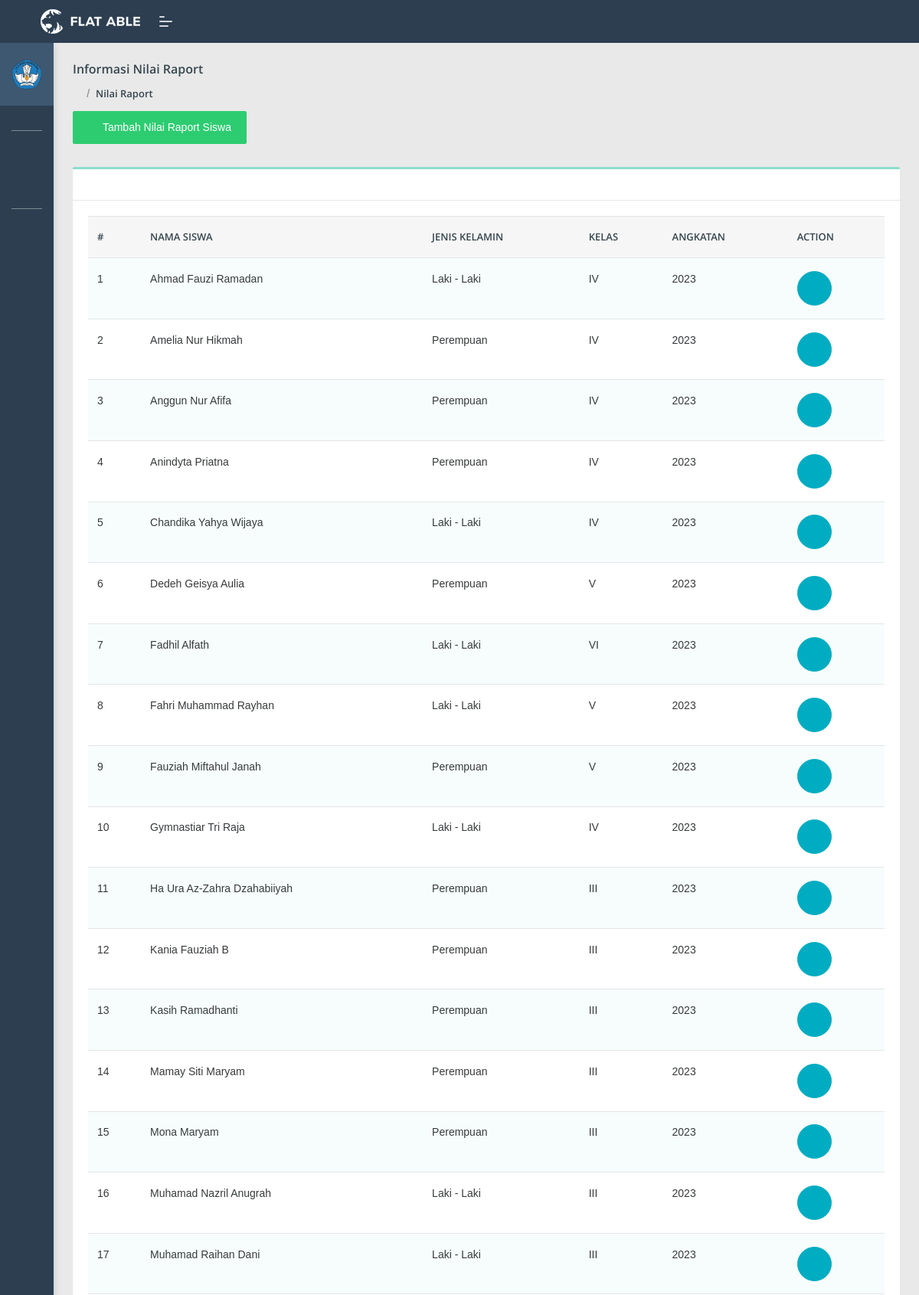
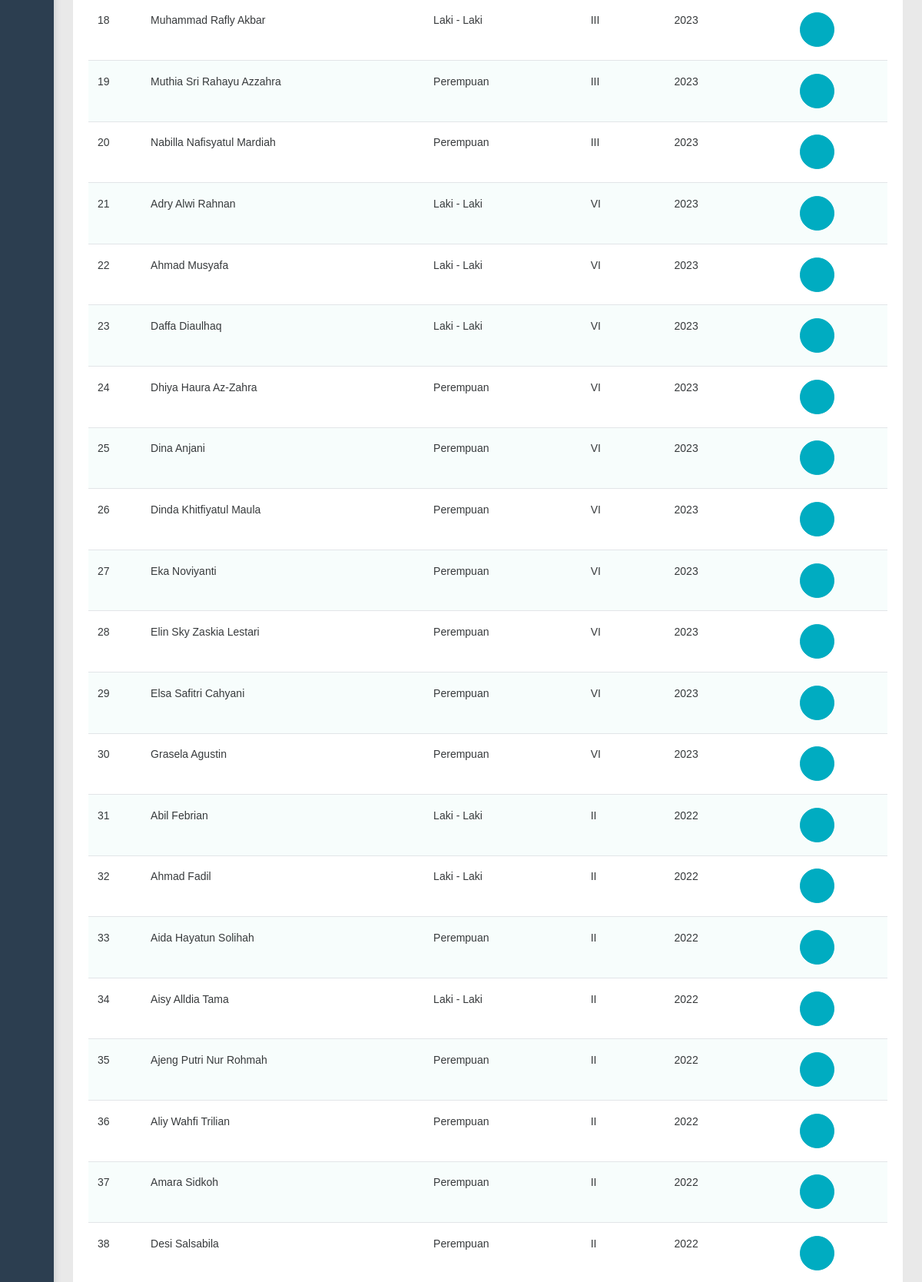
/WaliKelas/cNilaiSiswa (signed in, upper part), run on the app's committed database (2 pictures, top to bottom).
### tables this page shows
CREATE TABLE `nilai_raport` (
  `id_nilai` int(11) NOT NULL,
  `id_siswa` int(11) NOT NULL,
  `mata_pelajaran` varchar(50) NOT NULL,
  `nilai` varchar(15) NOT NULL
);

CREATE TABLE `analisis_siswa` (
  `id_siswa` int(11) NOT NULL,
  `id_user` int(11) NOT NULL,
  `id_raport` int(11) NOT NULL DEFAULT 0,
  `id_keaktifan` int(11) NOT NULL DEFAULT 0,
  `id_absensi` int(11) NOT NULL DEFAULT 0,
  `id_kepribadian` int(11) NOT NULL DEFAULT 0,
  `id_kejuaraan` int(11) NOT NULL DEFAULT 0,
  `nama_siswa` varchar(125) NOT NULL,
  `kelas` varchar(11) NOT NULL,
  `angkatan` int(11) NOT NULL,
  `jk` varchar(20) NOT NULL,
  `hasil` varchar(10) DEFAULT '0'
);

### application/controllers/WaliKelas/cNilaiSiswa.php (called while the page is built, shortened)
<?php
class cNilaiSiswa extends CI_Controller
{
	public function __construct()
	{
		$this->load->model('mSiswa');
		$this->load->model('mNilaiSiswa');
	}
	public function index()
	{
		$data = array(
			'siswa' => $this->mSiswa->selectSiswa(),
			'nilai_siswa' => $this->mNilaiSiswa->select()
		);
		$this->load->view('WaliKelas/Layouts/head');
		$this->load->view('WaliKelas/Layouts/header');
		$this->load->view('WaliKelas/NilaiRaport/vNilaiRaport', $data);
		$this->load->view('WaliKelas/Layouts/footer');
	}
}

### index.php (called while the page is built, shortened)
<?php
require_once BASEPATH.'core/CodeIgniter.php';

### application/models/mSiswa.php (called while the page is built, shortened)
<?php
class mSiswa extends CI_Model
{
	public function selectSiswa()
	{
		$this->db->select('*');
		$this->db->from('analisis_siswa');
		$this->db->where('id_user', $this->session->userdata('id'));
		return $this->db->get()->result();
	}
}

### application/models/mNilaiSiswa.php (called while the page is built, shortened)
<?php
class mNilaiSiswa extends CI_Model
{
	public function select()
	{
		$this->db->select('*');
		$this->db->from('nilai_raport');
		$this->db->join('analisis_siswa', 'nilai_raport.id_siswa = analisis_siswa.id_siswa', 'left');
		$this->db->group_by('nilai_raport.id_siswa');
		return $this->db->get()->result();
	}
}

### application/views/WaliKelas/NilaiRaport/vNilaiRaport.php (the view, shortened to what this page needs)
<section class="pcoded-main-container">
	<div class="pcoded-content">
		<div class="page-header">
			<div class="page-block">
				<div class="row align-items-center">
					<div class="col-md-12">
						<div class="page-header-title">
							<h5 class="m-b-10"> Informasi Nilai Raport</h5>
						</div>
						<ul class="breadcrumb">
							<li class="breadcrumb-item"><a href="<?= base_url('WaliKelas/cDasboardWaliKelas') ?>"><i class="feather icon-home"></i></a></li>
							<li class="breadcrumb-item"><a href="<?= base_url('WaliKelas/cAnalisis') ?>">Nilai Raport</a></li>
						</ul>
						<button type="button" class="btn btn-success mt-3" data-toggle="modal" data-target="#exampleModalLive"><i class="feather mr-2 icon-plus-circle"></i>Tambah Nilai Raport Siswa</button>
					</div>
				</div>
			</div>
		</div>
		<div class="row">
			<div class="col-xl-12">
				<div class="card">
					<div class="card-header">
					</div>
					<div class="card-body table-border-style">
						<div class="table-responsive">
							<table class="table table-striped">
								<thead>
									<tr>
										<th>#</th>
										<th>Nama Siswa</th>
										<th>Jenis Kelamin</th>
										<th>Kelas</th>
										<th>Angkatan</th>
										<th>Action</th>
									</tr>
								</thead>
								<tbody>
									<?php
									$no = 1;
									foreach ($nilai_siswa as $key => $value) {
									?>
										<tr>
											<td><?= $no++ ?></td>
											<td><?= $value->nama_siswa ?></td>
											<td><?= $value->jk ?></td>
											<td><?= $value->kelas ?></td>
											<td><?= $value->angkatan ?></td>
											<td><a href="<?= base_url('WaliKelas/cNilaiSiswa/detailNilai/' . $value->id_siswa) ?>" type="button" class="btn  btn-icon btn-info"><i class="feather icon-info"></i></a>
											</td>
										</tr>
									<?php
									}
									?>
								</tbody>
							</table>
						</div>
					</div>
				</div>
			</div>
		</div>
	</div>
</section>

### data on the page
nilai_raport: id_siswa.nama_siswa "Ahmad Fauzi Ramadan", id_siswa.jk "Laki - Laki", id_siswa.kelas "IV", id_siswa.angkatan "2023"
nilai_raport: id_siswa.nama_siswa "Amelia Nur Hikmah", id_siswa.jk "Perempuan", id_siswa.kelas "IV", id_siswa.angkatan "2023"
nilai_raport: id_siswa.nama_siswa "Anggun Nur Afifa", id_siswa.jk "Perempuan", id_siswa.kelas "IV", id_siswa.angkatan "2023"
nilai_raport: id_siswa.nama_siswa "Anindyta Priatna", id_siswa.jk "Perempuan", id_siswa.kelas "IV", id_siswa.angkatan "2023"
nilai_raport: id_siswa.nama_siswa "Chandika Yahya Wijaya", id_siswa.jk "Laki - Laki", id_siswa.kelas "IV", id_siswa.angkatan "2023"
nilai_raport: id_siswa.nama_siswa "Dedeh Geisya Aulia", id_siswa.jk "Perempuan", id_siswa.kelas "V", id_siswa.angkatan "2023"
nilai_raport: id_siswa.nama_siswa "Fadhil Alfath", id_siswa.jk "Laki - Laki", id_siswa.kelas "VI", id_siswa.angkatan "2023"
nilai_raport: id_siswa.nama_siswa "Fahri Muhammad Rayhan", id_siswa.jk "Laki - Laki", id_siswa.kelas "V", id_siswa.angkatan "2023"
nilai_raport: id_siswa.nama_siswa "Fauziah Miftahul Janah", id_siswa.jk "Perempuan", id_siswa.kelas "V", id_siswa.angkatan "2023"
nilai_raport: id_siswa.nama_siswa "Gymnastiar Tri Raja", id_siswa.jk "Laki - Laki", id_siswa.kelas "IV", id_siswa.angkatan "2023"
nilai_raport: id_siswa.nama_siswa "Ha Ura Az-Zahra Dzahabiiyah", id_siswa.jk "Perempuan", id_siswa.kelas "III", id_siswa.angkatan "2023"
nilai_raport: id_siswa.nama_siswa "Kania Fauziah B", id_siswa.jk "Perempuan", id_siswa.kelas "III", id_siswa.angkatan "2023"
nilai_raport: id_siswa.nama_siswa "Kasih Ramadhanti", id_siswa.jk "Perempuan", id_siswa.kelas "III", id_siswa.angkatan "2023"
nilai_raport: id_siswa.nama_siswa "Mamay Siti Maryam", id_siswa.jk "Perempuan", id_siswa.kelas "III", id_siswa.angkatan "2023"
nilai_raport: id_siswa.nama_siswa "Mona Maryam", id_siswa.jk "Perempuan", id_siswa.kelas "III", id_siswa.angkatan "2023"
nilai_raport: id_siswa.nama_siswa "Muhamad Nazril Anugrah", id_siswa.jk "Laki - Laki", id_siswa.kelas "III", id_siswa.angkatan "2023"
nilai_raport: id_siswa.nama_siswa "Muhamad Raihan Dani", id_siswa.jk "Laki - Laki", id_siswa.kelas "III", id_siswa.angkatan "2023"
nilai_raport: id_siswa.nama_siswa "Muhammad Rafly Akbar", id_siswa.jk "Laki - Laki", id_siswa.kelas "III", id_siswa.angkatan "2023"
nilai_raport: id_siswa.nama_siswa "Muthia Sri Rahayu Azzahra", id_siswa.jk "Perempuan", id_siswa.kelas "III", id_siswa.angkatan "2023"
nilai_raport: id_siswa.nama_siswa "Nabilla Nafisyatul Mardiah", id_siswa.jk "Perempuan", id_siswa.kelas "III", id_siswa.angkatan "2023"
nilai_raport: id_siswa.nama_siswa "Adry Alwi Rahnan", id_siswa.jk "Laki - Laki", id_siswa.kelas "VI", id_siswa.angkatan "2023"
nilai_raport: id_siswa.nama_siswa "Ahmad Musyafa", id_siswa.jk "Laki - Laki", id_siswa.kelas "VI", id_siswa.angkatan "2023"
nilai_raport: id_siswa.nama_siswa "Daffa Diaulhaq", id_siswa.jk "Laki - Laki", id_siswa.kelas "VI", id_siswa.angkatan "2023"
nilai_raport: id_siswa.nama_siswa "Dhiya Haura Az-Zahra", id_siswa.jk "Perempuan", id_siswa.kelas "VI", id_siswa.angkatan "2023"
nilai_raport: id_siswa.nama_siswa "Dina Anjani", id_siswa.jk "Perempuan", id_siswa.kelas "VI", id_siswa.angkatan "2023"
nilai_raport: id_siswa.nama_siswa "Dinda Khitfiyatul Maula", id_siswa.jk "Perempuan", id_siswa.kelas "VI", id_siswa.angkatan "2023"
nilai_raport: id_siswa.nama_siswa "Eka Noviyanti", id_siswa.jk "Perempuan", id_siswa.kelas "VI", id_siswa.angkatan "2023"
nilai_raport: id_siswa.nama_siswa "Elin Sky Zaskia Lestari", id_siswa.jk "Perempuan", id_siswa.kelas "VI", id_siswa.angkatan "2023"
nilai_raport: id_siswa.nama_siswa "Elsa Safitri Cahyani", id_siswa.jk "Perempuan", id_siswa.kelas "VI", id_siswa.angkatan "2023"
nilai_raport: id_siswa.nama_siswa "Grasela Agustin", id_siswa.jk "Perempuan", id_siswa.kelas "VI", id_siswa.angkatan "2023"
nilai_raport: id_siswa.nama_siswa "Abil Febrian", id_siswa.jk "Laki - Laki", id_siswa.kelas "II", id_siswa.angkatan "2022"
nilai_raport: id_siswa.nama_siswa "Ahmad Fadil", id_siswa.jk "Laki - Laki", id_siswa.kelas "II", id_siswa.angkatan "2022"
nilai_raport: id_siswa.nama_siswa "Aida Hayatun Solihah", id_siswa.jk "Perempuan", id_siswa.kelas "II", id_siswa.angkatan "2022"
nilai_raport: id_siswa.nama_siswa "Aisy Alldia Tama", id_siswa.jk "Laki - Laki", id_siswa.kelas "II", id_siswa.angkatan "2022"
nilai_raport: id_siswa.nama_siswa "Ajeng Putri Nur Rohmah", id_siswa.jk "Perempuan", id_siswa.kelas "II", id_siswa.angkatan "2022"
nilai_raport: id_siswa.nama_siswa "Aliy Wahfi Trilian", id_siswa.jk "Perempuan", id_siswa.kelas "II", id_siswa.angkatan "2022"
nilai_raport: id_siswa.nama_siswa "Amara Sidkoh", id_siswa.jk "Perempuan", id_siswa.kelas "II", id_siswa.angkatan "2022"
nilai_raport: id_siswa.nama_siswa "Desi Salsabila", id_siswa.jk "Perempuan", id_siswa.kelas "II", id_siswa.angkatan "2022"
